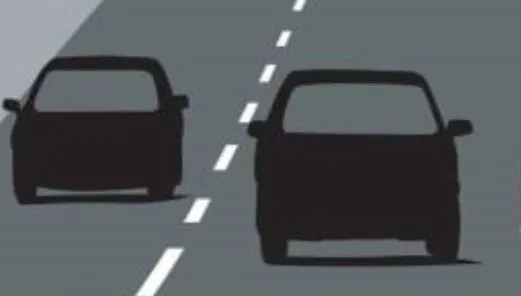
#> input picture images/cars.jpg, 521 x 296 px
$ jupyter execute make_convex_hull_and_contours_using_opencv.ipynb
#> lines starting #> are read from the running program, lines starting #| are printed output that depends on the picture; after the words box and inside, x2 and y2 are one past the last pixel; in counts of white or black regions, pixels touching at a corner belong together
[cell 1]
import cv2

[cell 2]
image = cv2.imread('images/cars.jpg')
#> image is the input picture: shape (296, 521, 3); mean B, G, R 92.1, 89.5, 84.7
image = cv2.resize(image,(650,500))
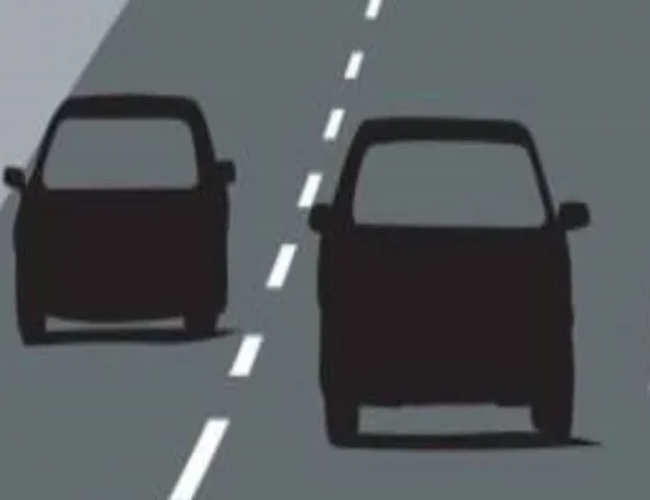
#> image: shape (500, 650, 3); mean B, G, R 92.1, 89.4, 84.6
img = cv2.cvtColor(image,cv2.COLOR_BGR2GRAY)
ret, thresh = cv2.threshold(img,50,255,0)
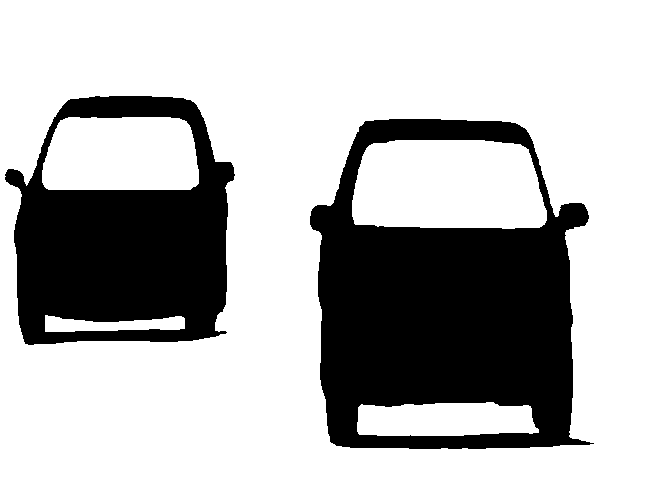
#> thresh: shape (500, 650); 71.9% white; 2 black regions
contours, hierarchy = cv2.findContours(thresh,cv2.RETR_TREE,cv2.CHAIN_APPROX_SIMPLE)[-2:]
#> contours = 7 contours; box (x1, y1, x2, y2) and area: (0, 0, 650, 500) 323851, (309, 118, 595, 450) 77868, (4, 95, 236, 346) 47754, (352, 140, 547, 229) 15350, (42, 117, 199, 190) 10389, (357, 402, 539, 436) 5176, (45, 315, 185, 332) 1410
for i in range(len(contours)):
    hull = cv2.convexHull(contours[i])
    cv2.drawContours(image,[hull],-1,(255,0,0),2)
#> this loop made 7 passes
#> hull on pass 1: [[649, 0], [649, 499], [0, 499], [0, 0]]
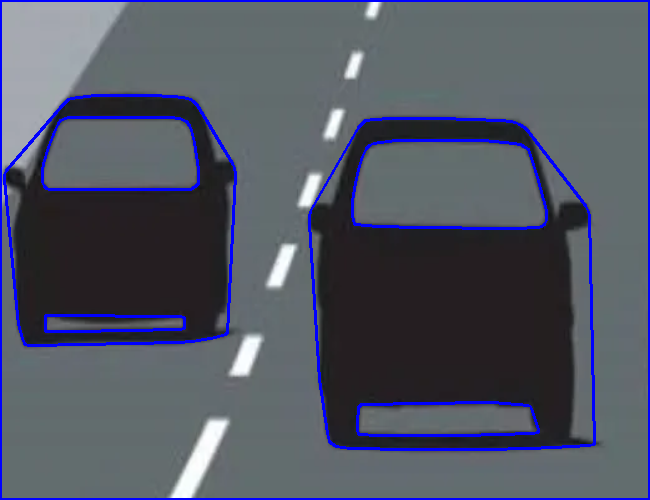
#> image: shape (500, 650, 3); 4.71% of pixels changed, all inside (x1, y1, x2, y2) = (0, 0, 650, 500)
cv2.imshow('ConvexHull',image)
cv2.waitKey(0)
cv2.destroyAllWindows()

$ run again, with images/apple.jpg copied over images/cars.jpg
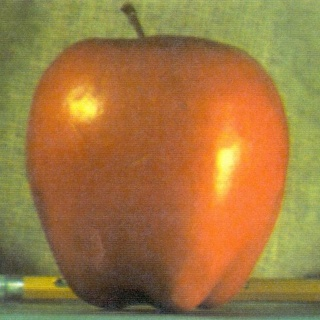
#> input picture images/apple.jpg, 320 x 320 px
#> image is the input picture: shape (320, 320, 3); mean B, G, R 64.7, 119.5, 158.9
#> `ret, thresh = cv2.threshold(img,50,255,0)`:
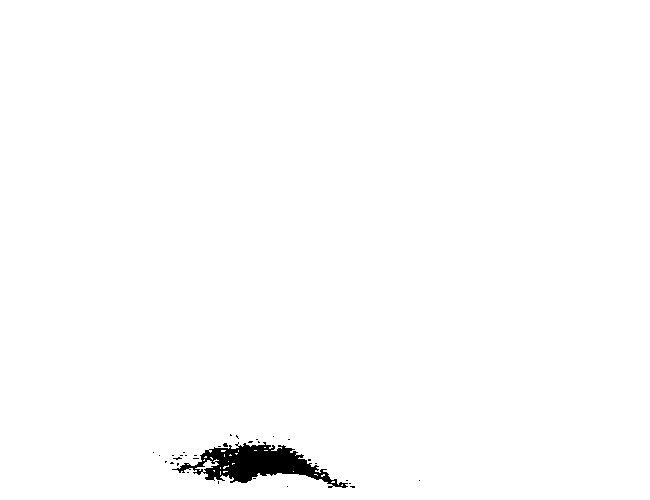
#> thresh: shape (500, 650); 98.9% white; 32 black regions (31 under 20 px)
#> contours = 62 contours, 58 with area under 20; largest, box (x1, y1, x2, y2) and area: (0, 0, 650, 500) 323851, (171, 441, 349, 489) 3708, (222, 442, 229, 448) 22, (172, 456, 183, 461) 22
#> the loop `for i in range(len(contours)):` made 62 passes
#> hull on passes 1, 4, 7, 9, 24, 26, 31, 32: [[649, 0], [649, 499], [0, 499], [0, 0]], [[286, 486], [287, 485], [288, 486], [287, 487]], [[418, 480], [419, 479], [420, 480], [419, 481]], [[213, 480], [214, 479], [215, 480], [214, 481]], [[158, 455], [159, 454], [160, 455], [159, 456]], [[152, 452], [153, 451], [154, 452], [153, 453]], [[342, 485], [341, 485], [342, 484]], [[334, 481], [334, 482], [331, 482], [332, 481]]
#> after the loop `for i in range(len(contours)):`:
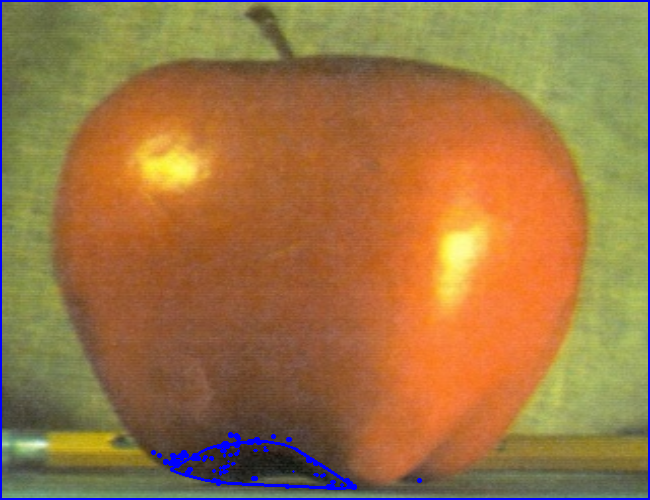
#> image: shape (500, 650, 3); mean B, G, R 68.2, 116.9, 156.6
